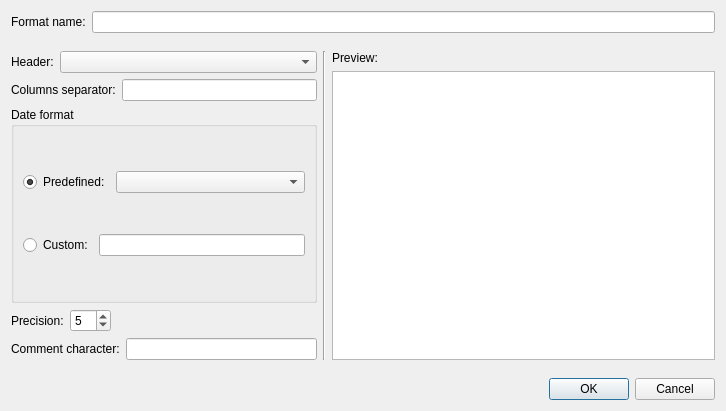
<?xml version="1.0" encoding="UTF-8"?>
<ui version="4.0">
 <class>EditFormatDialog</class>
 <widget class="QDialog" name="EditFormatDialog">
  <property name="geometry">
   <rect>
    <x>0</x>
    <y>0</y>
    <width>726</width>
    <height>411</height>
   </rect>
  </property>
  <layout class="QVBoxLayout" name="verticalLayout">
   <item>
    <layout class="QHBoxLayout" name="horizontalLayout_2">
     <item>
      <widget class="QLabel" name="label">
       <property name="text">
        <string>Format name:</string>
       </property>
      </widget>
     </item>
     <item>
      <widget class="QLineEdit" name="FormatNameEdit"/>
     </item>
    </layout>
   </item>
   <item>
    <layout class="QHBoxLayout" name="horizontalLayout" stretch="4,0,5">
     <property name="topMargin">
      <number>12</number>
     </property>
     <property name="bottomMargin">
      <number>12</number>
     </property>
     <item>
      <layout class="QVBoxLayout" name="verticalLayout_2">
       <item>
        <layout class="QHBoxLayout" name="horizontalLayout_7" stretch="0,1">
         <item>
          <widget class="QLabel" name="label_4">
           <property name="text">
            <string>Header:</string>
           </property>
          </widget>
         </item>
         <item>
          <widget class="QComboBox" name="HeaderComboBox"/>
         </item>
        </layout>
       </item>
       <item>
        <layout class="QHBoxLayout" name="horizontalLayout_4">
         <item>
          <widget class="QLabel" name="label_3">
           <property name="text">
            <string>Columns separator:</string>
           </property>
          </widget>
         </item>
         <item>
          <widget class="QLineEdit" name="ColSepEdit"/>
         </item>
        </layout>
       </item>
       <item>
        <widget class="QGroupBox" name="DateGroupBox">
         <property name="title">
          <string>Date format</string>
         </property>
         <property name="flat">
          <bool>false</bool>
         </property>
         <layout class="QVBoxLayout" name="verticalLayout_4">
          <item>
           <layout class="QHBoxLayout" name="horizontalLayout_6" stretch="0,1">
            <item>
             <widget class="QRadioButton" name="PredefDateRadioButton">
              <property name="text">
               <string>Predefined:</string>
              </property>
              <property name="checked">
               <bool>true</bool>
              </property>
             </widget>
            </item>
            <item>
             <widget class="QComboBox" name="DateComboBox"/>
            </item>
           </layout>
          </item>
          <item>
           <layout class="QHBoxLayout" name="horizontalLayout_5">
            <item>
             <widget class="QRadioButton" name="CustomDateRadioButton">
              <property name="text">
               <string>Custom:</string>
              </property>
             </widget>
            </item>
            <item>
             <widget class="QLineEdit" name="CustomDateEdit"/>
            </item>
           </layout>
          </item>
         </layout>
        </widget>
       </item>
       <item>
        <layout class="QHBoxLayout" name="horizontalLayout_3">
         <item>
          <widget class="QLabel" name="label_6">
           <property name="text">
            <string>Precision:</string>
           </property>
          </widget>
         </item>
         <item>
          <widget class="QSpinBox" name="PrecisionSpinBox">
           <property name="value">
            <number>5</number>
           </property>
          </widget>
         </item>
         <item>
          <spacer name="horizontalSpacer">
           <property name="orientation">
            <enum>Qt::Horizontal</enum>
           </property>
           <property name="sizeHint" stdset="0">
            <size>
             <width>40</width>
             <height>20</height>
            </size>
           </property>
          </spacer>
         </item>
        </layout>
       </item>
       <item>
        <layout class="QHBoxLayout" name="horizontalLayout_8">
         <item>
          <widget class="QLabel" name="label_5">
           <property name="text">
            <string>Comment character:</string>
           </property>
          </widget>
         </item>
         <item>
          <widget class="QLineEdit" name="CommentCharEdit"/>
         </item>
        </layout>
       </item>
      </layout>
     </item>
     <item>
      <widget class="QFrame" name="frame">
       <property name="frameShape">
        <enum>QFrame::VLine</enum>
       </property>
       <property name="frameShadow">
        <enum>QFrame::Sunken</enum>
       </property>
      </widget>
     </item>
     <item>
      <layout class="QVBoxLayout" name="verticalLayout_3">
       <item>
        <widget class="QLabel" name="label_2">
         <property name="text">
          <string>Preview:</string>
         </property>
        </widget>
       </item>
       <item>
        <widget class="QTextEdit" name="PreviewEdit">
         <property name="frameShadow">
          <enum>QFrame::Plain</enum>
         </property>
         <property name="lineWrapMode">
          <enum>QTextEdit::NoWrap</enum>
         </property>
         <property name="readOnly">
          <bool>true</bool>
         </property>
        </widget>
       </item>
      </layout>
     </item>
    </layout>
   </item>
   <item>
    <widget class="QDialogButtonBox" name="ButtonBox">
     <property name="standardButtons">
      <set>QDialogButtonBox::Cancel|QDialogButtonBox::Ok</set>
     </property>
    </widget>
   </item>
  </layout>
 </widget>
 <resources/>
 <connections/>
</ui>
